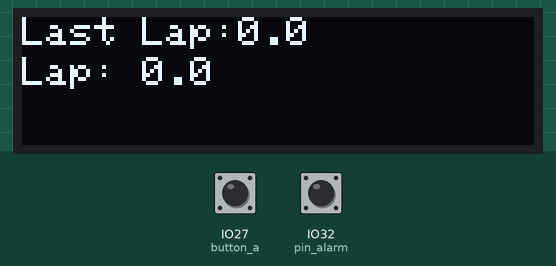
This program was run on a simulated ESP32 board running CircuitPython. Shown: 128×32 one-colour display. Inputs (shaded band) come from the test bench; at power-on: IO32 (pin_alarm) LOW, IO27 (button_a) HIGH. Library files of the repository ran but are not shown: lcd.py, i2c_pcf8574_interface.py; what the program prints to the serial console is not drawn.

Above: at 3.3 s.
3.4 s: IO32 (pin_alarm) pulled HIGH for 0.15 s
At 4.4 s:
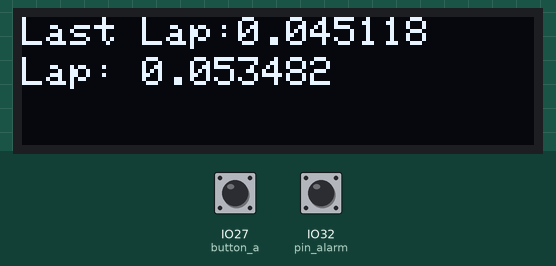
5.0 s: IO27 (button_a) pulled LOW for 1 s
At 6.1 s:
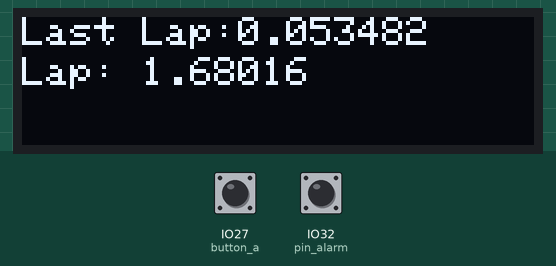
7.5 s: IO32 (pin_alarm) pulled HIGH for 1 s
At 9.2 s:
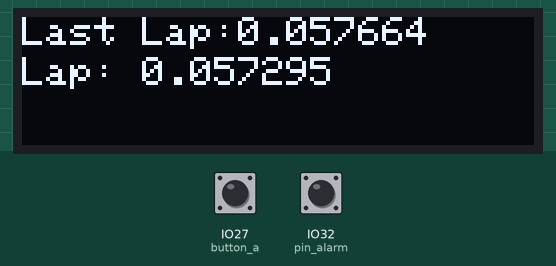
10.0 s: IO27 (button_a) pulled LOW for 1 s
At 11.4 s:
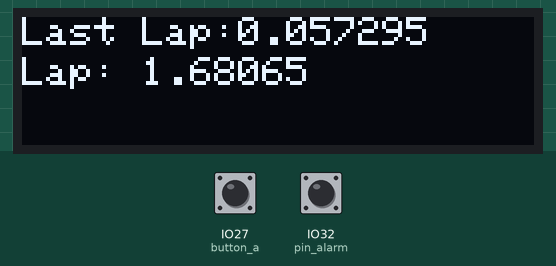
Timing chart, 0 to 13.0 s (numbered marks = the images above; inputs shaded):
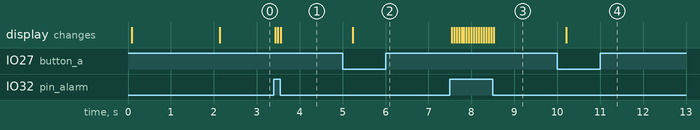

Measured:
- after the input at 3.4 s, the display: first changes at once (image 1 shows a later state)
- after the input at 5.0 s, the display: changes after 0.23 s (image 2)
- after the input at 7.5 s, the display: first changes at once (image 3 shows a later state)
- after the input at 10.0 s, the display: changes after 0.21 s (image 4)

The program:

oledDisplay.py
```python
import busio
import displayio
import terminalio
import fourwire
import board
from adafruit_display_text import label
import busio

# Import the SSD1306 module.
import adafruit_ssd1306


SDA_pin = board.IO25
SCL_pin = board.IO26
# Create the I2C interface.
i2c = busio.I2C(SDA_pin, SCL_pin)

# Create the SSD1306 OLED class.
# The first two parameters are the pixel width and pixel height.  Change these
# to the right size for your display!
display = adafruit_ssd1306.SSD1306_I2C(128, 32, i2c)
# Alternatively you can change the I2C address of the device with an addr parameter:
#display = adafruit_ssd1306.SSD1306_I2C(128, 32, i2c, addr=0x31)

# Clear the display.  Always call show after changing pixels to make the display
# update visible!
display.fill(0)

display.show()

display.fill(0)
display.text('Hello', 0, 0, 1)
display.text('World', 0, 10, 1)
display.show()


import board
import digitalio
import alarm
import time
import busio
from lcd.lcd import LCD
from lcd.i2c_pcf8574_interface import I2CPCF8574Interface
import digitalio

button_a = digitalio.DigitalInOut(board.IO27)
button_a.direction = digitalio.Direction.INPUT
button_a.pull = digitalio.Pull.UP

SDA_pin = board.IO25
SCL_pin = board.IO26

# List I2C devices
def scanI2C():
    i2c = busio.I2C(SDA_pin, SCL_pin)
    i2c.try_lock()
    print(i2c.scan())
    i2c.unlock()
    i2c.deinit()

#scanI2C()

display.fill(0)
display.text("Hello racers!", 0, 0, 1)
display.show()
time.sleep(2)

display.fill(0)
display.show()

start_time = time.monotonic()
last_pressed_time = start_time
last_lap_duration = last_pressed_time - start_time
previous_lap_duration = last_lap_duration
buttonPressed = False

# Configure a PinAlarm to trigger on LOW (object blocking sensor)
pin_alarm = alarm.pin.PinAlarm(board.IO32, value=True, pull=False)
future_time = time.monotonic() + 1
timer_alarm = alarm.time.TimeAlarm(monotonic_time=time.monotonic() + 1)

print("Monitoring LM393 sensor with PinAlarm...")

def show_lap_time():
    display.fill(0)
    timeStr = f"Last Lap:{previous_lap_duration}"
    display.text(timeStr, 0, 0, 1)

    timeStr = f"Lap: {last_lap_duration}"
    display.text(timeStr, 0, 10, 1)
    display.show()

show_lap_time()

while True:
    button_click = False
    # Check if the pin alarm has been triggered
    timer_alarm = alarm.time.TimeAlarm(monotonic_time=time.monotonic() + 0.2)
    alarm.light_sleep_until_alarms(pin_alarm, timer_alarm)

    if not button_a.value:  # Button A is pressed
        if not buttonPressed:
            buttonPressed = True
            button_click = True
    else:
        buttonPressed = False

    if alarm.wake_alarm == pin_alarm or button_click:
        print("Object detected! 🚀")  # Fast response when object blocks sensor
        buttonPressed = True
        previous_lap_duration = last_lap_duration
        last_lap_duration = time.monotonic() - last_pressed_time
        last_pressed_time = time.monotonic()
        show_lap_time()

    #if alarm.wake_alarm == timer_alarm:
    #    print("Wake from timer!")


    #if sensor.value:
    #    print("Value UP")

    # Main program can continue running here (non-blocking)
    #print("Main loop running...")
    #time.sleep(0.1)  # Small delay to prevent CPU overload
```
